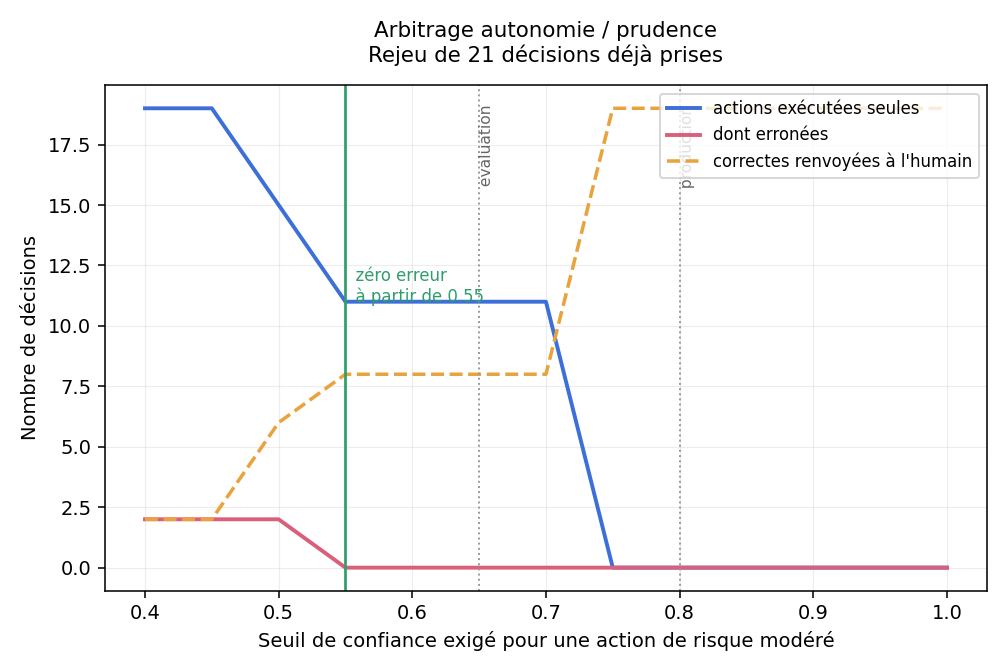

This chart was generated by the following Python code:
"""
Rejeu contrefactuel des seuils — que se serait-il passé avec un autre réglage ?

La question à laquelle ce script répond
---------------------------------------
Le seuil de confiance qui autorise une action automatique est un choix.
Jusqu'ici, à la question « pourquoi 0.80 et pas 0.70 ? », la seule réponse
possible était « c'est un choix documenté ». Ce script transforme ce choix
en arbitrage chiffré.

Ce que le seuil détermine RÉELLEMENT
------------------------------------
Une précision importante, car le sujet prête à confusion : le seuil ne fait
pas basculer le système entre prévention et diagnostic. Le système est
purement RÉACTIF — la détection repose sur un écart déjà constaté, il n'y a
aucune prédiction.

Ce que le seuil fait basculer, c'est le partage entre AUTONOMIE et
PRUDENCE :

  - seuil bas  -> le système agit souvent seul, et se trompe plus souvent
  - seuil haut -> il se trompe rarement, mais renvoie à l'humain des
                  décisions qui étaient correctes

Il existe donc bien un point de bascule, mais entre ces deux régimes-là. Ce
script le localise et le chiffre.

Pourquoi le rejeu est exact et non estimé
-----------------------------------------
Aucune inférence n'est refaite. Pour chaque décision passée, on connaît
déjà le score de confiance, le risque intrinsèque de l'action, et — grâce à
la vérité terrain — si le diagnostic était correct. Déplacer le seuil ne
change que la frontière de décision. Le résultat n'est donc pas une
projection : c'est ce qui se serait produit.

Usage :  python evaluation/threshold_replay.py
"""

import sys
import json
import pathlib
import argparse

_ROOT = pathlib.Path(__file__).resolve().parent.parent
sys.path.append(str(pathlib.Path(__file__).resolve().parent))

from dataset import charger, diagnostiquees, resume_effectifs  # noqa: E402

GROUND_TRUTH_PATH = _ROOT / "injectors" / "ground_truth.jsonl"
DECISIONS_PATH = _ROOT / "guardrails" / "decisions_log.jsonl"
SORTIE_JSON = _ROOT / "evaluation" / "threshold_replay.json"
SORTIE_PNG = _ROOT / "evaluation" / "threshold_replay.png"

ATTRIBUTION_WINDOW = 240

EXPECTED_COMPONENT = {
    "disk_saturation": "target-app", "saturation_disque": "target-app",
    "memory_leak": "target-app", "fuite_memoire": "target-app",
    "latency_injection": "dependency-service",
    "latence_dependance": "dependency-service",
}

# Écart entre le seuil des actions à risque faible et celui des actions à
# risque modéré, tel que défini dans les profils de risque (0.60 / 0.80 en
# production, 0.45 / 0.65 en évaluation). On déplace les deux ensemble pour
# préserver la structure de la politique : ce qu'on fait varier, c'est le
# niveau global d'exigence, pas la hiérarchie entre les actions.
ECART_RISQUE = 0.20

# Seuils de référence, pour situer les profils actuels sur la courbe.
PROFILS = {"production": 0.80, "evaluation": 0.65}


def rejouer(jeu: list[dict], seuil_modere: float) -> dict:
    """
    Rejoue toutes les décisions sous un seuil donné.

    On reproduit fidèlement la règle du garde-fou, y compris le passage
    forcé en validation humaine sur désaccord : sans cela, on mesurerait
    une politique qui n'est pas celle du système.
    """
    seuils = {"faible": max(0.0, seuil_modere - ECART_RISQUE),
              "modere": seuil_modere, "eleve": 1.01}

    auto_juste = auto_faux = humain_juste = humain_faux = 0
    for d in jeu:
        seuil = seuils.get(d["risque"], seuil_modere)
        # Une décision sans action candidate ne peut jamais s'exécuter
        # automatiquement, quel que soit le seuil : il n'y a rien à faire.
        automatique = (d.get("action_possible", True)
                       and not d["desaccord"]
                       and d["confiance"] >= seuil)
        if automatique:
            if d["correct"]:
                auto_juste += 1
            else:
                auto_faux += 1
        else:
            if d["correct"]:
                humain_juste += 1
            else:
                humain_faux += 1

    total = len(jeu) or 1
    auto = auto_juste + auto_faux
    return {
        "seuil": round(seuil_modere, 3),
        "total": len(jeu),
        "auto": auto,
        "auto_juste": auto_juste,
        # Actions exécutées seules sur un diagnostic FAUX : c'est le coût
        # de l'autonomie, et la seule catégorie réellement dommageable.
        "auto_faux": auto_faux,
        "humain": humain_juste + humain_faux,
        # Décisions correctes renvoyées à un humain : c'est le coût de la
        # prudence — une occasion d'automatisation manquée.
        "humain_juste": humain_juste,
        "humain_faux": humain_faux,
        "taux_automatisation": round(auto / total, 4),
        "precision_auto": round(auto_juste / auto, 4) if auto else None,
    }


def point_de_bascule(courbe: list[dict]) -> dict:
    """
    Localise le seuil au-delà duquel plus aucune action erronée n'est
    exécutée automatiquement.

    C'est la lecture la plus directe de l'arbitrage : en deçà, le système
    agit à tort ; au-delà, il ne se trompe plus mais renonce à des actions
    correctes. Le coût de ce renoncement est chiffré par `humain_juste`.
    """
    sans_erreur = [p for p in courbe if p["auto_faux"] == 0]
    if not sans_erreur:
        return {"existe": False}

    premier = min(sans_erreur, key=lambda p: p["seuil"])
    # Le seuil qui maximise les actions justes tout en n'en ratant aucune.
    return {
        "existe": True,
        "seuil": premier["seuil"],
        "actions_auto": premier["auto"],
        "occasions_manquees": premier["humain_juste"],
    }


def tracer(courbe: list[dict], bascule: dict, chemin: pathlib.Path) -> bool:
    try:
        import matplotlib
        matplotlib.use("Agg")
        import matplotlib.pyplot as plt
    except ImportError:
        return False

    seuils = [p["seuil"] for p in courbe]
    fig, ax = plt.subplots(figsize=(7.2, 4.8), dpi=140)
    fig.patch.set_facecolor("white")

    ax.plot(seuils, [p["auto"] for p in courbe], color="#3D6FD9",
            linewidth=2, label="actions exécutées seules")
    ax.plot(seuils, [p["auto_faux"] for p in courbe], color="#D95F7B",
            linewidth=2, label="dont erronées")
    ax.plot(seuils, [p["humain_juste"] for p in courbe], color="#E8A33D",
            linewidth=1.8, linestyle="--",
            label="correctes renvoyées à l'humain")

    for nom, valeur in PROFILS.items():
        ax.axvline(valeur, color="#999999", linewidth=1, linestyle=":")
        ax.text(valeur, ax.get_ylim()[1] * 0.96, f" {nom}", fontsize=8,
                color="#666666", rotation=90, va="top")

    if bascule.get("existe"):
        ax.axvline(bascule["seuil"], color="#2E9E6B", linewidth=1.4)
        ax.text(bascule["seuil"], ax.get_ylim()[1] * 0.55,
                f"  zéro erreur\n  à partir de {bascule['seuil']:.2f}",
                fontsize=8.5, color="#2E9E6B")

    ax.set_xlabel("Seuil de confiance exigé pour une action de risque modéré",
                  fontsize=10)
    ax.set_ylabel("Nombre de décisions", fontsize=10)
    ax.set_title("Arbitrage autonomie / prudence\n"
                 f"Rejeu de {courbe[0]['total']} décisions déjà prises",
                 fontsize=11, pad=12)
    ax.grid(alpha=0.22, linewidth=0.6)
    ax.legend(fontsize=8.5, loc="upper right")
    fig.tight_layout()
    fig.savefig(chemin)
    plt.close(fig)
    return True


def main() -> None:
    parseur = argparse.ArgumentParser(description="Rejeu contrefactuel des seuils")
    parseur.add_argument("--decisions", default=str(DECISIONS_PATH))
    parseur.add_argument("--ground-truth", default=str(GROUND_TRUTH_PATH))
    arguments = parseur.parse_args()

    appariees, non_detectes = charger(pathlib.Path(arguments.decisions),
                                      pathlib.Path(arguments.ground_truth))
    effectifs = resume_effectifs(appariees, non_detectes)
    utiles = diagnostiquees(appariees)

    # CORRECTIF d'un biais de sélection. La version initiale écartait les
    # décisions sans action candidate — or ce sont précisément celles dont
    # le composant n'a pas été reconnu, c'est-à-dire les diagnostics ratés.
    # Le rejeu ne voyait donc que les bons cas et affichait 100 % de
    # précision à tous les seuils, ce qui rendait la courbe inutile.
    #
    # Elles sont désormais conservées et traitées comme ce qu'elles sont :
    # des diagnostics incorrects qui, faute de cible, n'auraient de toute
    # façon pas déclenché d'action. Elles pèsent donc dans le dénominateur
    # sans jamais compter comme action automatique.
    jeu = [{"confiance": d.confiance,
            "correct": d.correct,
            "risque": d.risque,
            "desaccord": d.statut_accord == "desaccord",
            "action_possible": d.action is not None,
            "type": d.type_panne} for d in utiles]

    print(f"\nEffectifs : {effectifs['incidents_injectes']} incidents injectés · "
          f"{effectifs['diagnostiquees']} diagnostiqués · "
          f"{effectifs['analyses_en_echec']} analyses en échec · "
          f"{effectifs['non_detectes']} non détectés")
    sans_cible = sum(1 for d in jeu if not d["action_possible"])
    if sans_cible:
        print(f"Dont {sans_cible} sans action candidate (composant non reconnu) : "
              f"comptés comme non automatisables.")

    if len(jeu) < 5:
        print(f"\nSeulement {len(jeu)} diagnostic(s) exploitable(s) — insuffisant.")
        return

    courbe = [rejouer(jeu, s / 100) for s in range(40, 101, 5)]
    bascule = point_de_bascule(courbe)

    print(f"\nREJEU CONTREFACTUEL — {len(jeu)} décisions rejouées\n")
    print("Ce que le seuil fait varier : la part d'autonomie du système.")
    print("Aucune inférence n'est refaite ; seule la frontière de décision bouge.\n")
    print(f"{'seuil':>7}{'auto':>7}{'justes':>8}{'erronées':>10}"
          f"{'humain':>8}{'dont correctes':>16}{'précision':>11}")
    print("-" * 70)
    for p in courbe:
        precision = f"{p['precision_auto']:.0%}" if p["precision_auto"] is not None else "—"
        repere = ""
        for nom, valeur in PROFILS.items():
            if abs(p["seuil"] - valeur) < 0.001:
                repere = f"  <- {nom}"
        print(f"{p['seuil']:>7.2f}{p['auto']:>7}{p['auto_juste']:>8}"
              f"{p['auto_faux']:>10}{p['humain']:>8}{p['humain_juste']:>16}"
              f"{precision:>11}{repere}")

    print("\nLECTURE")
    bas, haut = courbe[0], courbe[-1]
    print(f"  Au seuil le plus permissif ({bas['seuil']:.2f}) : {bas['auto']} actions "
          f"automatiques, dont {bas['auto_faux']} sur un diagnostic faux.")
    print(f"  Au seuil le plus strict ({haut['seuil']:.2f})   : {haut['auto']} actions "
          f"automatiques, mais {haut['humain_juste']} décisions correctes")
    print("  renvoyées inutilement à un humain.")

    if bascule.get("existe"):
        print(f"\n  POINT DE BASCULE : à partir de {bascule['seuil']:.2f}, plus aucune")
        print("  action erronée n'est exécutée automatiquement. Ce seuil coûte")
        print(f"  {bascule['occasions_manquees']} occasion(s) d'automatisation, "
              f"pour {bascule['actions_auto']} action(s) exécutée(s) seule(s).")
    else:
        print("\n  Aucun seuil de la plage étudiée n'élimine complètement les")
        print("  actions erronées — le score ne sépare pas suffisamment les")
        print("  diagnostics corrects des incorrects sur cet échantillon.")

    for nom, valeur in PROFILS.items():
        proche = min(courbe, key=lambda p: abs(p["seuil"] - valeur))
        print(f"\n  Profil {nom} (seuil {valeur:.2f}) : {proche['auto']} actions "
              f"automatiques, {proche['auto_faux']} erronée(s),")
        print(f"  {proche['humain_juste']} décision(s) correcte(s) renvoyée(s) à l'humain.")

    if len(jeu) < 50:
        print(f"\n  Réserve : {len(jeu)} décisions seulement. Ces chiffres indiquent")
        print("  une tendance, pas une mesure établie.")

    SORTIE_JSON.write_text(
        json.dumps({"effectif": len(jeu), "point_de_bascule": bascule,
                    "courbe": courbe}, indent=2, ensure_ascii=False),
        encoding="utf-8")
    print(f"\nDétail écrit dans {SORTIE_JSON.name}")

    if tracer(courbe, bascule, SORTIE_PNG):
        print(f"Figure écrite dans {SORTIE_PNG.name}")
    else:
        print("Figure non produite — « pip install matplotlib » pour l'activer")


if __name__ == "__main__":
    main()
